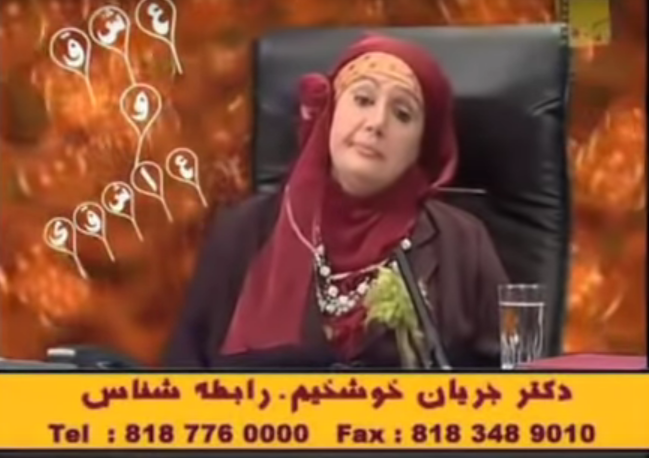
#> input picture assets/Jaryan Khoshkhim.png, 1298 x 916 px (shown at 1/2 size)
$ python CombineImagesTogether.py
#> lines starting #> are read from the running program, lines starting #| are printed output that depends on the picture
from PIL import Image

doctor = Image.open("assets/Jaryan Khoshkhim.png")
#> doctor is the input picture: PIL image 1298x916 RGBA; mean R, G, B, A 137.6, 83.6, 50.4, 255
mard = Image.open("assets/Mard.png")
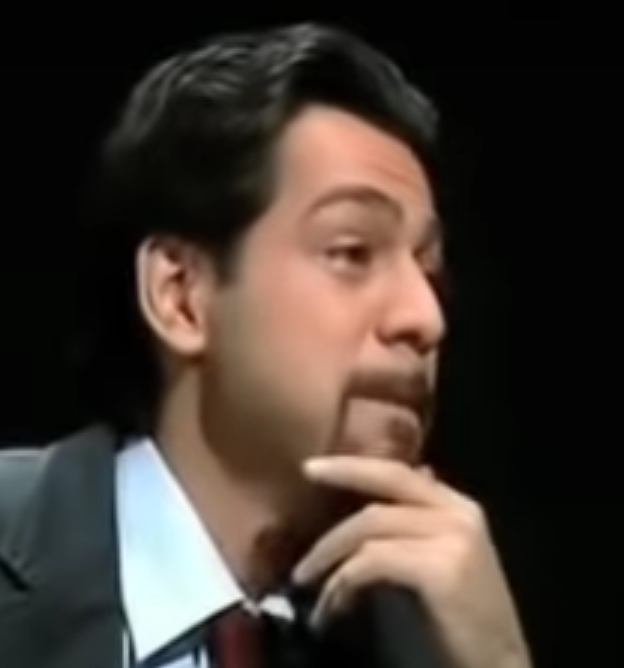
#> input picture assets/Mard.png, 624 x 668 px
#> mard is the input picture: PIL image 624x668 RGBA; mean R, G, B, A 64.4, 54.8, 48, 255

area = (20, 100, 644, 768)
doctor.paste(mard, area)
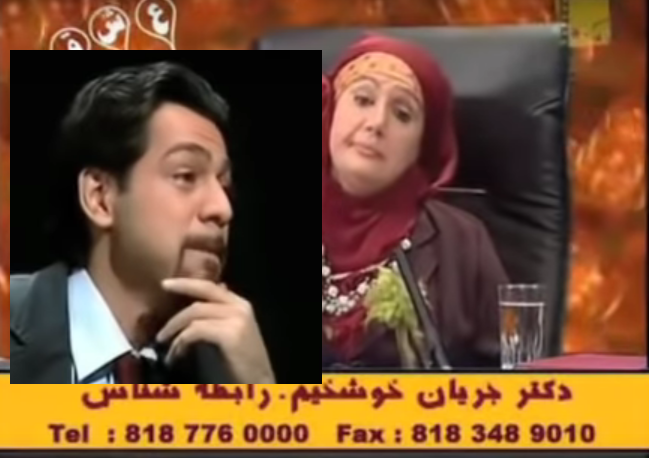
#> doctor: PIL image 1298x916 RGBA (shown at 1/2 size); mean R, G, B, A 112.4, 77, 50, 255

doctor.show()
